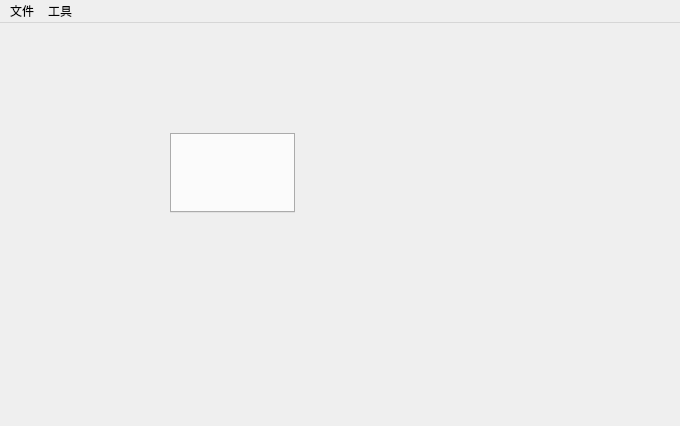
<?xml version="1.0" encoding="UTF-8"?>
<ui version="4.0">
 <class>MainWindow</class>
 <widget class="QMainWindow" name="MainWindow">
  <property name="geometry">
   <rect>
    <x>0</x>
    <y>0</y>
    <width>680</width>
    <height>426</height>
   </rect>
  </property>
  <property name="windowTitle">
   <string>MainWindow</string>
  </property>
  <widget class="QWidget" name="centralWidget">
   <widget class="QTabWidget" name="tabWidget">
    <property name="geometry">
     <rect>
      <x>170</x>
      <y>110</y>
      <width>125</width>
      <height>80</height>
     </rect>
    </property>
   </widget>
  </widget>
  <widget class="QMenuBar" name="menuBar">
   <property name="geometry">
    <rect>
     <x>0</x>
     <y>0</y>
     <width>680</width>
     <height>17</height>
    </rect>
   </property>
   <widget class="QMenu" name="menu">
    <property name="title">
     <string>文件</string>
    </property>
   </widget>
   <widget class="QMenu" name="menu_2">
    <property name="title">
     <string>工具</string>
    </property>
    <addaction name="action"/>
   </widget>
   <addaction name="menu"/>
   <addaction name="menu_2"/>
  </widget>
  <action name="action">
   <property name="text">
    <string>设置</string>
   </property>
  </action>
 </widget>
 <layoutdefault spacing="6" margin="11"/>
 <resources/>
 <connections/>
</ui>
